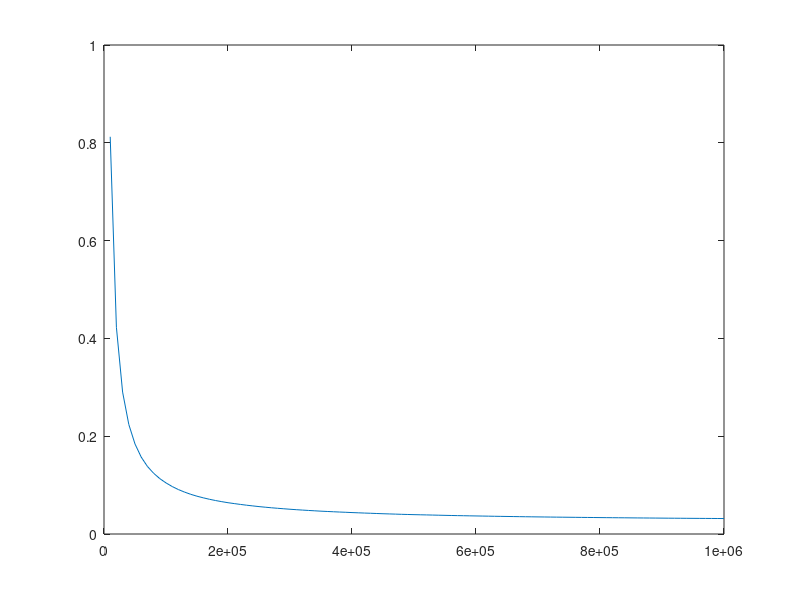

Write the MATLAB code that produced this figure.
MC = [10000, 20000, 30000, 40000, 50000, 60000, 70000, 80000, 90000, 100000, 110000, 120000, 130000, 140000, 150000, 160000, 170000, 180000, 190000, 200000, 210000, 220000, 230000, 240000, 250000, 260000, 270000, 280000, 290000, 300000, 310000, 320000, 330000, 340000, 350000, 360000, 370000, 380000, 390000, 400000, 410000, 420000, 430000, 440000, 450000, 460000, 470000, 480000, 490000, 500000, 510000, 520000, 530000, 540000, 550000, 560000, 570000, 580000, 590000, 600000, 610000, 620000, 630000, 640000, 650000, 660000, 670000, 680000, 690000, 700000, 710000, 720000, 730000, 740000, 750000, 760000, 770000, 780000, 790000, 800000, 810000, 820000, 830000, 840000, 850000, 860000, 870000, 880000, 890000, 900000, 910000, 920000, 930000, 940000, 950000, 960000, 970000, 980000, 990000, 1e+06, ];
e_var = [0.81232, 0.422723, 0.290245, 0.224004, 0.184086, 0.157307, 0.138244, 0.124287, 0.113229, 0.104497, 0.0970852, 0.09088, 0.0856508, 0.0811319, 0.077285, 0.0740337, 0.0710432, 0.0684338, 0.0661314, 0.0640046, 0.0622141, 0.0604973, 0.0588951, 0.0574532, 0.0560424, 0.0548202, 0.0536534, 0.0526049, 0.0516036, 0.050628, 0.0497452, 0.0489293, 0.0481647, 0.0474185, 0.0466972, 0.046085, 0.0454973, 0.0449195, 0.0444154, 0.0438281, 0.0433513, 0.0428434, 0.0424052, 0.0419202, 0.0414546, 0.0410672, 0.0406689, 0.0402575, 0.0399217, 0.0395923, 0.039296, 0.0390314, 0.0387349, 0.0384383, 0.0381431, 0.0378673, 0.037611, 0.0373867, 0.0371434, 0.0369304, 0.0367048, 0.0364904, 0.0362619, 0.036061, 0.0358754, 0.0356777, 0.0354863, 0.0353, 0.0351397, 0.0349678, 0.0348161, 0.0346562, 0.0345019, 0.0343763, 0.0342395, 0.0341055, 0.033956, 0.0338393, 0.0337152, 0.0335777, 0.0334441, 0.0333394, 0.0332214, 0.0331281, 0.0330003, 0.0328798, 0.0327832, 0.0326792, 0.0325829, 0.0324717, 0.0323606, 0.0322777, 0.0321996, 0.0320973, 0.0320134, 0.0319318, 0.0318548, 0.0317833, 0.0317034, 0.0316095, ];
m_var = [5.3878, 2.72738, 1.82607, 1.37266, 1.09975, 0.917447, 0.787051, 0.689161, 0.612969, 0.551985, 0.502057, 0.460429, 0.425198, 0.394989, 0.368803, 0.345894, 0.325668, 0.307689, 0.291602, 0.27712, 0.264023, 0.252107, 0.241226, 0.231252, 0.222072, 0.213601, 0.205755, 0.19847, 0.191687, 0.185352, 0.179429, 0.173877, 0.168659, 0.163746, 0.159113, 0.154742, 0.150607, 0.146687, 0.142972, 0.139435, 0.136076, 0.132873, 0.129822, 0.126906, 0.124119, 0.121457, 0.118906, 0.116459, 0.114116, 0.111867, 0.109707, 0.107631, 0.10563, 0.103704, 0.101846, 0.100056, 0.0983289, 0.0966621, 0.0950504, 0.0934943, 0.0919876, 0.0905299, 0.089117, 0.0877493, 0.0864245, 0.0851388, 0.0838914, 0.0826804, 0.0815061, 0.0803642, 0.079256, 0.0781772, 0.0771278, 0.0761082, 0.0751152, 0.0741482, 0.0732055, 0.0722889, 0.0713948, 0.0705219, 0.0696704, 0.0688411, 0.0680311, 0.0672418, 0.0664684, 0.0657132, 0.0649767, 0.0642564, 0.0635532, 0.0628639, 0.0621898, 0.0615314, 0.0608879, 0.0602562, 0.0596397, 0.0590356, 0.0584442, 0.0578651, 0.0572971, 0.0567391, ];
mean_mag = [0.9812, 0.990232, 0.993253, 0.994756, 0.995662, 0.996268, 0.996697, 0.997008, 0.997257, 0.997452, 0.997621, 0.997761, 0.997877, 0.99798, 0.998067, 0.998141, 0.998209, 0.998266, 0.998318, 0.998366, 0.998406, 0.998444, 0.99848, 0.998511, 0.998544, 0.998571, 0.998598, 0.998621, 0.998644, 0.998666, 0.998686, 0.998705, 0.998722, 0.998738, 0.998755, 0.998768, 0.998782, 0.998795, 0.998806, 0.99882, 0.99883, 0.998842, 0.998852, 0.998862, 0.998873, 0.998881, 0.99889, 0.9989, 0.998907, 0.998914, 0.998921, 0.998927, 0.998933, 0.99894, 0.998947, 0.998953, 0.998958, 0.998963, 0.998969, 0.998973, 0.998979, 0.998983, 0.998988, 0.998993, 0.998997, 0.999001, 0.999005, 0.99901, 0.999013, 0.999017, 0.999021, 0.999024, 0.999028, 0.99903, 0.999033, 0.999036, 0.99904, 0.999042, 0.999045, 0.999048, 0.999051, 0.999053, 0.999056, 0.999058, 0.999061, 0.999064, 0.999066, 0.999068, 0.999071, 0.999073, 0.999076, 0.999078, 0.999079, 0.999081, 0.999083, 0.999085, 0.999086, 0.999088, 0.999089, 0.999092, ];
time_used = [0.672969, 1.34373, 2.03519, 2.68215, 3.33393, 3.9773, 4.62064, 5.28194, 5.94283, 6.61567, 7.28062, 7.93598, 8.57382, 9.22841, 9.88436, 10.5439, 11.184, 11.8325, 12.4888, 13.1304, 13.7773, 14.4362, 15.0887, 15.7424, 16.4105, 17.0599, 17.7167, 18.3715, 19.039, 19.694, 20.3434, 21.0135, 21.6526, 22.3019, 22.9411, 23.59, 24.2434, 24.9033, 25.5609, 26.2156, 26.8651, 27.5524, 28.2104, 28.8712, 29.5237, 30.1895, 30.8475, 31.4982, 32.1513, 32.804, 33.462, 34.1183, 34.77, 35.4128, 36.0793, 36.7201, 37.3776, 38.0371, 38.7001, 39.3683, 40.0241, 40.6843, 41.3469, 41.9953, 42.6395, 43.2886, 43.9341, 44.5897, 45.2528, 45.898, 46.5426, 47.2061, 47.8612, 48.5208, 49.181, 49.8282, 50.4773, 51.1368, 51.7833, 52.4364, 53.0985, 53.7603, 54.4171, 55.0741, 55.7287, 56.3927, 57.0461, 57.7124, 58.3664, 59.0196, 59.6758, 60.3311, 60.9868, 61.6357, 62.2906, 62.9278, 63.576, 64.2138, 64.8596, 65.499, ];
accepted_states = [0.8071, 0.14575, 0.0933, 0.07235, 0.05916, 0.0479667, 0.0420857, 0.03805, 0.0318667, 0.03002, 0.0260364, 0.0238833, 0.0217538, 0.0197571, 0.01916, 0.0178625, 0.0166235, 0.0171667, 0.0147368, 0.01451, 0.0146571, 0.0134773, 0.0128217, 0.0126917, 0.010872, 0.0112692, 0.010763, 0.0102071, 0.00994483, 0.00920667, 0.00929032, 0.009275, 0.0086, 0.00837059, 0.00802286, 0.00831389, 0.00762162, 0.00746053, 0.00755897, 0.00644, 0.00720488, 0.00657619, 0.00686512, 0.00630455, 0.00593333, 0.00623043, 0.006, 0.00585833, 0.00580816, 0.005672, 0.00566667, 0.00577692, 0.00544151, 0.00533704, 0.00546909, 0.00525, 0.00506667, 0.00508103, 0.00494407, 0.00493, 0.00467869, 0.00468065, 0.00450794, 0.00461875, 0.00455385, 0.00440909, 0.00437313, 0.00412059, 0.00426087, 0.00398714, 0.0042, 0.00394861, 0.00376301, 0.00407703, 0.00394667, 0.00398158, 0.00368831, 0.00384872, 0.00373924, 0.0035175, 0.00359259, 0.00356341, 0.00346024, 0.00341429, 0.00336706, 0.00326744, 0.00332644, 0.00350455, 0.00322022, 0.00323111, 0.00308132, 0.00320652, 0.00317849, 0.00294362, 0.00320316, 0.00312083, 0.00309897, 0.00310816, 0.00294141, 0.002796, ];
probability = [0, 0, 0, 0, 0, 0, 0, 0, 0, 0, -800, -800, -800, -800, -800, -800, -800, -800, -800, -800, -800, -792, -800, -800, -800, -800, -800, -800, -800, -800, -800, -800, -800, -800, -800, -792, -792, -800, -800, -800, -800, -800, -800, -800, -800, -800, -800, -800, -800, -800, -800, -800, -800, -800, -800, -800, -800, -792, -800, -800, -800, -800, -800, -800, -800, -800, -800, -800, -800, -792, -792, -800, -792, -800, -800, -800, -800, -800, -800, -800, -800, -800, -800, -800, -800, -800, -800, -800, -800, -800, -800, -800, -800, -792, -800, -800, -800, -800, -800, -800, ];
avg_energy = [-1.99052, -1.99383, -1.99497, -1.9955, -1.99584, -1.99607, -1.99623, -1.9963, -1.99638, -1.99644, -1.99652, -1.99657, -1.99662, -1.99667, -1.99671, -1.99673, -1.99676, -1.99677, -1.99679, -1.99681, -1.99681, -1.99682, -1.99684, -1.99684, -1.99687, -1.99687, -1.99688, -1.99689, -1.9969, -1.99691, -1.99692, -1.99693, -1.99694, -1.99694, -1.99695, -1.99696, -1.99696, -1.99697, -1.99697, -1.99698, -1.99698, -1.99699, -1.99699, -1.997, -1.99701, -1.99701, -1.99702, -1.99702, -1.99703, -1.99703, -1.99703, -1.99703, -1.99703, -1.99703, -1.99704, -1.99704, -1.99704, -1.99704, -1.99705, -1.99705, -1.99705, -1.99705, -1.99705, -1.99706, -1.99705, -1.99706, -1.99706, -1.99706, -1.99706, -1.99707, -1.99707, -1.99707, -1.99707, -1.99707, -1.99707, -1.99707, -1.99707, -1.99707, -1.99707, -1.99707, -1.99707, -1.99707, -1.99707, -1.99707, -1.99708, -1.99708, -1.99708, -1.99708, -1.99708, -1.99708, -1.99708, -1.99708, -1.99708, -1.99708, -1.99708, -1.99708, -1.99708, -1.99708, -1.99708, -1.99708, ];
plot(MC, e_var)
